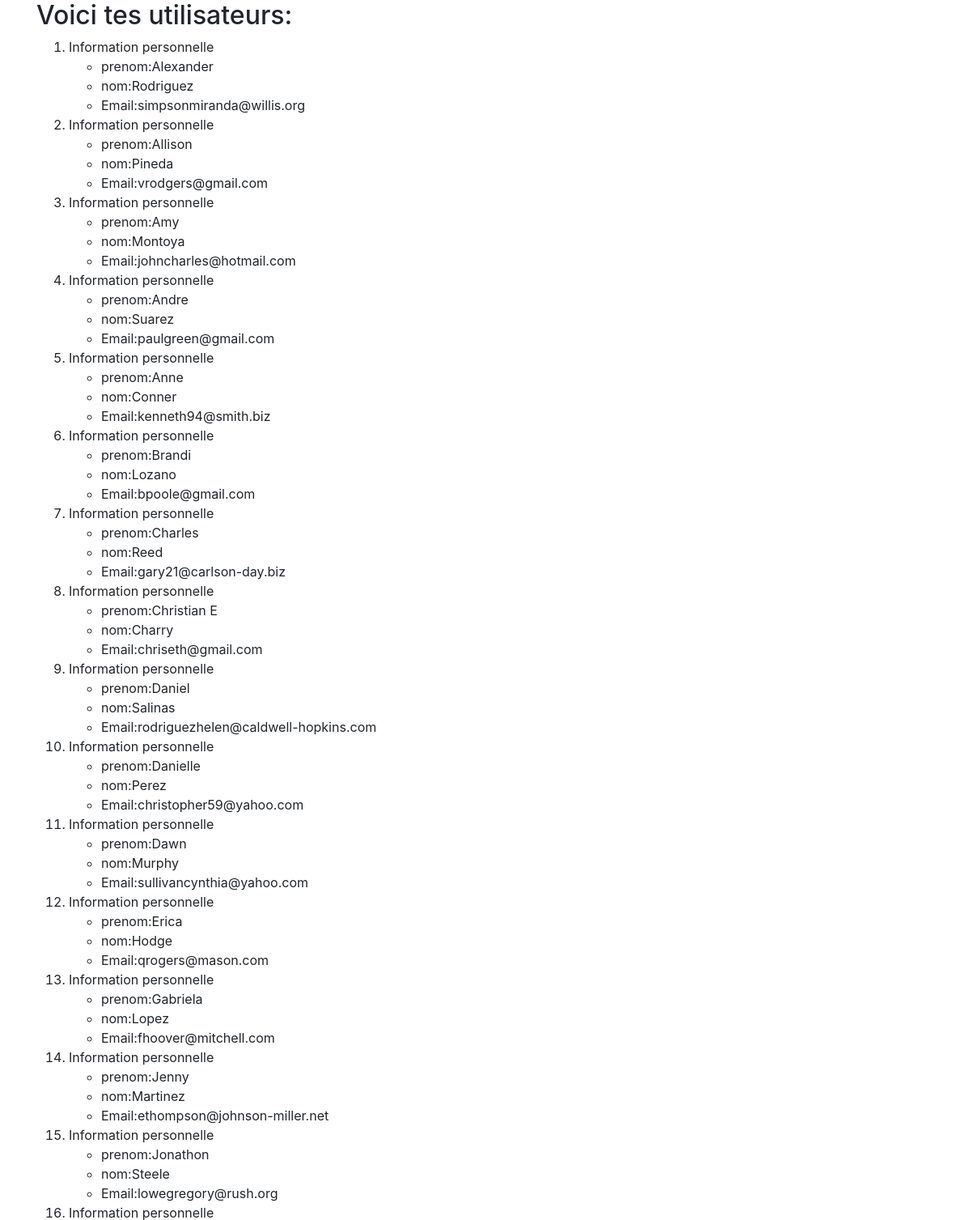
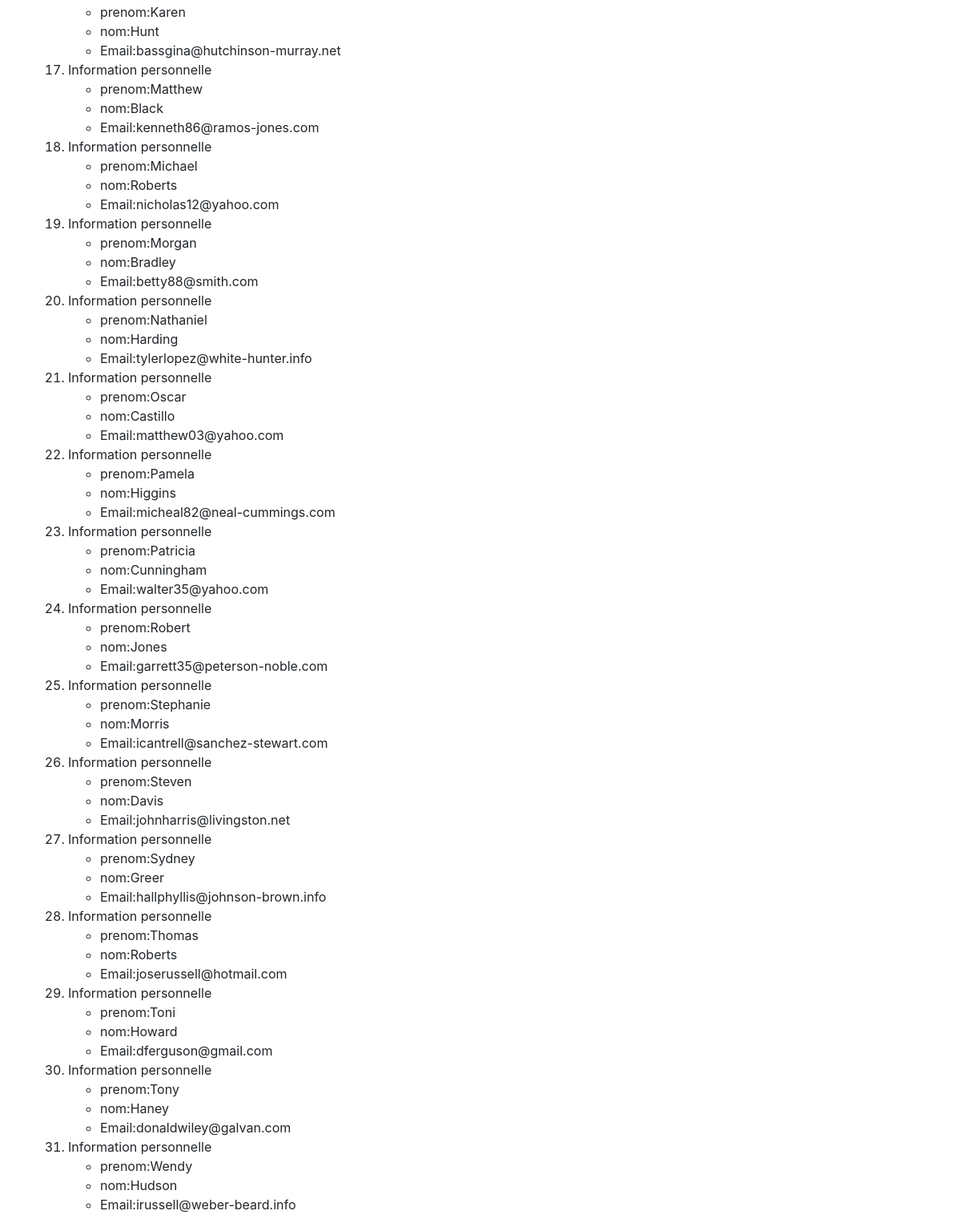
/users/, run on the app's committed database (2 pictures, top to bottom).
### AppTwo/models.py (models this page shows, shortened)
class User(models.Model):
    first_name = models.CharField(max_length=264)
    last_name = models.CharField(max_length=264)
    email = models.EmailField(unique=True)

### AppTwo/views.py (the view)
# urls.py: path('', views.users, name='users'),
def users(request):
    user_list = User.objects.order_by('first_name')
    user_dict = {'users': user_list}
    return render(request,'AppTwo/users.html',context=user_dict)

### templates/AppTwo/users.html (shortened to what this page needs)
<!DOCTYPE html>
{% load staticfiles %}
<html>
    <head>
        <link href="https://stackpath.bootstrapcdn.com/bootstrap/4.3.1/css/bootstrap.min.css" rel="stylesheet">
    </head>
    <body>
        <div class="proTwo container">
        <h2>Voici tes utilisateurs:</h2>
            {% if users %}
                <ol>
                    {% for user in users %}
                    <li>Information personnelle</li>
                        <ul>
                            <li>prenom:{{ user.first_name }}</li>
                            <li>nom:{{ user.last_name }}</li>
                            <li>Email:{{ user.email }}</li>
                        </ul>
                {% endfor %}
                </ol>
            {% else %}
            <p>Il n'y a pas encore des enregistrements</p>
            {% endif %}
        </div>
    </body>
</html>

### data on the page
User: first_name "Alexander", last_name "Rodriguez", email "simpsonmiranda@willis.org"
User: first_name "Allison", last_name "Pineda", email "vrodgers@gmail.com"
User: first_name "Amy", last_name "Montoya", email "johncharles@hotmail.com"
User: first_name "Andre", last_name "Suarez", email "paulgreen@gmail.com"
User: first_name "Anne", last_name "Conner", email "kenneth94@smith.biz"
User: first_name "Brandi", last_name "Lozano", email "bpoole@gmail.com"
User: first_name "Charles", last_name "Reed", email "gary21@carlson-day.biz"
User: first_name "Christian E", last_name "Charry", email "chriseth@gmail.com"
User: first_name "Daniel", last_name "Salinas", email "rodriguezhelen@caldwell-hopkins.com"
User: first_name "Danielle", last_name "Perez", email "christopher59@yahoo.com"
User: first_name "Dawn", last_name "Murphy", email "sullivancynthia@yahoo.com"
User: first_name "Erica", last_name "Hodge", email "qrogers@mason.com"
User: first_name "Gabriela", last_name "Lopez", email "fhoover@mitchell.com"
User: first_name "Jenny", last_name "Martinez", email "ethompson@johnson-miller.net"
User: first_name "Jonathon", last_name "Steele", email "lowegregory@rush.org"
User: first_name "Karen", last_name "Hunt", email "bassgina@hutchinson-murray.net"
User: first_name "Matthew", last_name "Black", email "kenneth86@ramos-jones.com"
User: first_name "Michael", last_name "Roberts", email "nicholas12@yahoo.com"
User: first_name "Morgan", last_name "Bradley", email "betty88@smith.com"
User: first_name "Nathaniel", last_name "Harding", email "tylerlopez@white-hunter.info"
User: first_name "Oscar", last_name "Castillo", email "matthew03@yahoo.com"
User: first_name "Pamela", last_name "Higgins", email "micheal82@neal-cummings.com"
User: first_name "Patricia", last_name "Cunningham", email "walter35@yahoo.com"
User: first_name "Robert", last_name "Jones", email "garrett35@peterson-noble.com"
User: first_name "Stephanie", last_name "Morris", email "icantrell@sanchez-stewart.com"
User: first_name "Steven", last_name "Davis", email "johnharris@livingston.net"
User: first_name "Sydney", last_name "Greer", email "hallphyllis@johnson-brown.info"
User: first_name "Thomas", last_name "Roberts", email "joserussell@hotmail.com"
User: first_name "Toni", last_name "Howard", email "dferguson@gmail.com"
User: first_name "Tony", last_name "Haney", email "donaldwiley@galvan.com"
User: first_name "Wendy", last_name "Hudson", email "irussell@weber-beard.info"
